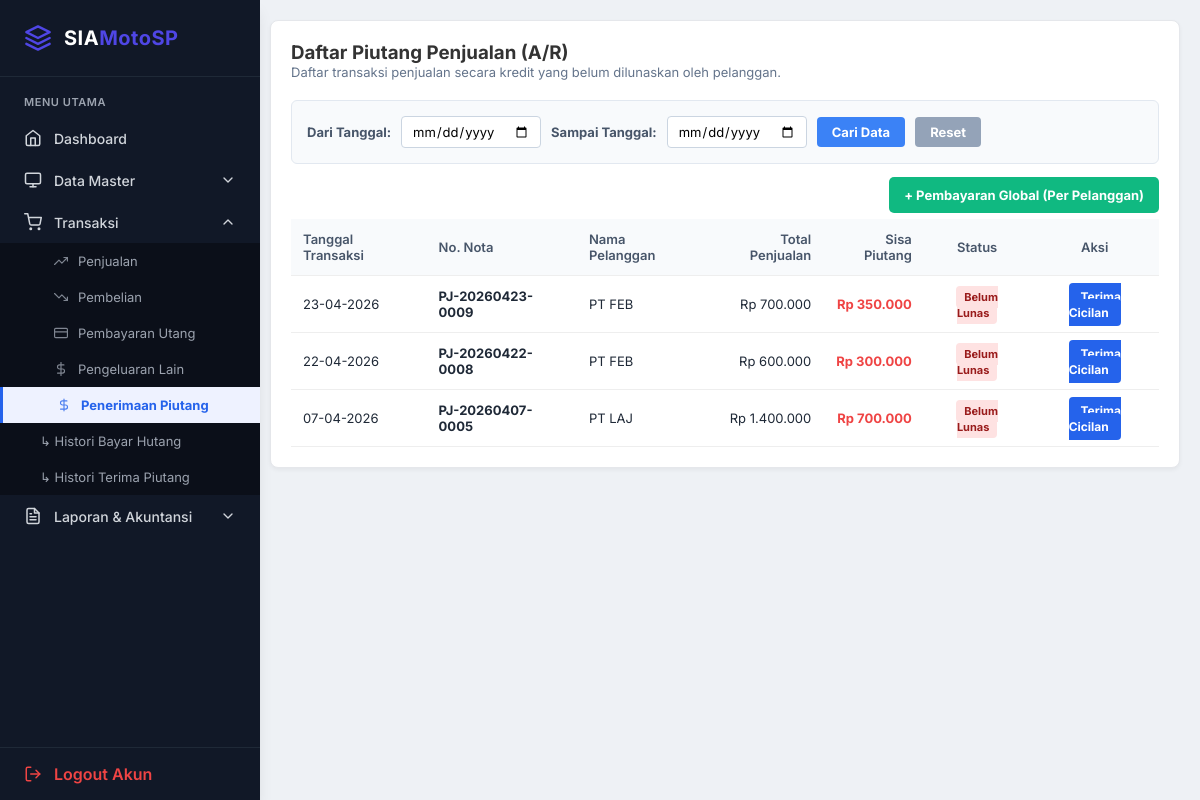
The app's page /piutang_penjualan.php (signed in) with its own data.
### tables this page shows
CREATE TABLE `tb_penjualan` (
  `id` int NOT NULL,
  `no_nota` varchar(50) DEFAULT NULL,
  `tanggal` date DEFAULT NULL,
  `nama_pelanggan` varchar(100) DEFAULT NULL,
  `total` decimal(15,2) DEFAULT NULL,
  `metode` enum('tunai','kredit') DEFAULT 'tunai',
  `status_bayar` enum('lunas','belum') DEFAULT 'lunas',
  `sisa_piutang` int DEFAULT '0'
);

### piutang_penjualan.php (the view, shortened to what this page needs)
<?php
include "config/db.php";
$start_date = isset($_GET['start_date']) ? $_GET['start_date'] : '';
$end_date   = isset($_GET['end_date']) ? $_GET['end_date'] : '';
$kondisi = "status_bayar = 'belum'";
$q = mysqli_query($conn, "
    SELECT * FROM tb_penjualan
    WHERE $kondisi
    ORDER BY tanggal DESC
");
?>
<!DOCTYPE html>
<html>
<head>
<link rel="stylesheet" href="inc/style.css">
</head>
<body>
<?php include "sidebar.php"; ?>
<div class="content">
    <div class="card">
        <h3>Daftar Piutang Penjualan (A/R)</h3>
        <p class="desc">Daftar transaksi penjualan secara kredit yang belum dilunaskan oleh pelanggan.</p>
        <div class="filter-box">
            <form method="GET" action="piutang_penjualan.php">
                <label>Dari Tanggal:</label>
                <input type="date" name="start_date" value="<?= htmlspecialchars($start_date) ?>" required>
                <label>Sampai Tanggal:</label>
                <input type="date" name="end_date" value="<?= htmlspecialchars($end_date) ?>" required>
                <button type="submit" class="btn-filter">Cari Data</button>
                <a href="piutang_penjualan.php" class="btn-reset">Reset</a>
            </form>
        </div>
        <div style="margin-bottom: 15px; text-align: right;">
            <a href="pembayaran_piutang_global.php" style="background: #10b981; color: white; padding: 10px 15px; text-decoration: none; border-radius: 5px; font-weight: bold; font-size: 13px;">
                + Pembayaran Global (Per Pelanggan)
            </a>
        </div>
        <table>
            <thead>
                <tr>
                    <th>Tanggal Transaksi</th>
                    <th>No. Nota</th>
                    <th>Nama Pelanggan</th>
                    <th class="right">Total Penjualan</th>
                    <th class="right">Sisa Piutang</th>
                    <th class="center">Status</th>
                    <th class="center">Aksi</th>
                </tr>
            </thead>
            <tbody>
                <?php
                if(mysqli_num_rows($q) > 0) {
                    while($d = mysqli_fetch_assoc($q)) {
                ?>
                <tr>
                    <td><?= date('d-m-Y', strtotime($d['tanggal'])) ?></td>
                    <td><strong><?= isset($d['no_nota']) ? $d['no_nota'] : '-' ?></strong></td>
                    <td><?= htmlspecialchars($d['nama_pelanggan']) ?></td>
                    <td class="right">Rp <?= number_format($d['total'],0,',','.') ?></td>
                    <td class="right" style="color: #ef4444; font-weight: bold;">Rp <?= number_format($d['sisa_piutang'],0,',','.') ?></td>
                    <td class="center"><span class="badge-piutang">Belum Lunas</span></td>
                    <td class="center">
                        <a href="pembayaran_piutang.php?id=<?= $d['id'] ?>" class="btn-terima">Terima Cicilan</a>
                    </td>
                </tr>
                <?php
                    }
                } else {
                    echo "<tr><td colspan='7' class='center' style='padding: 20px; color: #64748b;'>Wah, hebat! Tidak ada pelanggan yang menunggak hutang pada rentang waktu ini.</td></tr>";
                }
                ?>
            </tbody>
        </table>
    </div>
</div>
</body>
</html>

### inc/style.css (style rules this page uses)
:root { --primary: #4F46E5; --primary-hover: #4338CA; --success: #10B981; --danger: #EF4444; --bg-light: #F3F4F6; --sidebar-bg: #111827; --sidebar-text: #D1D5DB; --sidebar-hover: #1F2937; --card-bg: #FFFFFF; --text-main: #1F2937; --text-muted: #6B7280; --border: #E5E7EB; --shadow-sm: 0 1px 2px 0 rgba(0, 0, 0, 0.05); --shadow-md: 0 4px 6px -1px rgba(0, 0, 0, 0.1), 0 2px 4px -1px rgba(0, 0, 0, 0.06); --shadow-lg: 0 10px 15px -3px rgba(0, 0, 0, 0.1), 0 4px 6px -2px rgba(0, 0, 0, 0.05); }
* { margin: 0; padding: 0; box-sizing: border-box; font-family: 'Inter', sans-serif; }
body { background-color: var(--bg-light); color: var(--text-main); display: flex; min-height: 100vh; }
.content { padding: 32px; flex: 1; }
.card { background: var(--card-bg); border-radius: 12px; padding: 24px; box-shadow: var(--shadow-md); border: 1px solid var(--border); transition: transform 0.2s ease, box-shadow 0.2s ease; }

### piutang_penjualan.php (style rules this page uses)
.content { margin-left:250px; padding:20px; background:#eef1f5; min-height:100vh; }
.card { background:#fff; border-radius:8px; padding:20px; box-shadow: 0 2px 4px rgba(0,0,0,0.05); }
h3 { margin-top:0; color:#333; }
p.desc { font-size: 13px; color: #64748b; margin-bottom: 20px; }
.filter-box { background: #f8fafc; padding: 15px; border-radius: 6px; border: 1px solid #e2e8f0; margin-bottom: 20px; display: flex; align-items: center; gap: 15px; }
.filter-box form { display: flex; align-items: center; gap: 10px; width: 100%; }
.filter-box label { font-size: 13px; font-weight: bold; color: #475569; }
.filter-box input[type="date"] { padding: 6px 10px; border: 1px solid #cbd5e1; border-radius: 4px; font-size: 13px; outline: none; }
.btn-filter { background: #3b82f6; color: white; border: none; padding: 7px 15px; border-radius: 4px; cursor: pointer; font-size: 13px; font-weight: bold; }
.btn-reset { background: #94a3b8; color: white; padding: 7px 15px; border-radius: 4px; text-decoration: none; font-size: 13px; font-weight: bold; }
table { width:100%; border-collapse:collapse; margin-top:10px; }
th, td { padding:12px; border-bottom:1px solid #eee; font-size:13px; text-align: left; }
th { background:#f8fafc; color: #475569; font-weight: 600; }
td.right, th.right { text-align: right; }
td.center, th.center { text-align: center; }
.badge-piutang { background-color: #fee2e2; color: #991b1b; padding: 4px 8px; border-radius: 4px; font-weight: bold; font-size: 11px; }
.btn-terima { background:#2563eb; color:#fff; padding:6px 12px; border-radius:4px; text-decoration:none; font-size:12px; font-weight:bold; }

### records on screen
tb_penjualan: tanggal "23-04-2026", no_nota "PJ-20260423-0009", nama_pelanggan "PT FEB", total "700.000", sisa_piutang "350.000"
tb_penjualan: tanggal "22-04-2026", no_nota "PJ-20260422-0008", nama_pelanggan "PT FEB", total "600.000", sisa_piutang "300.000"
tb_penjualan: tanggal "07-04-2026", no_nota "PJ-20260407-0005", nama_pelanggan "PT LAJ", total "1.400.000", sisa_piutang "700.000"
